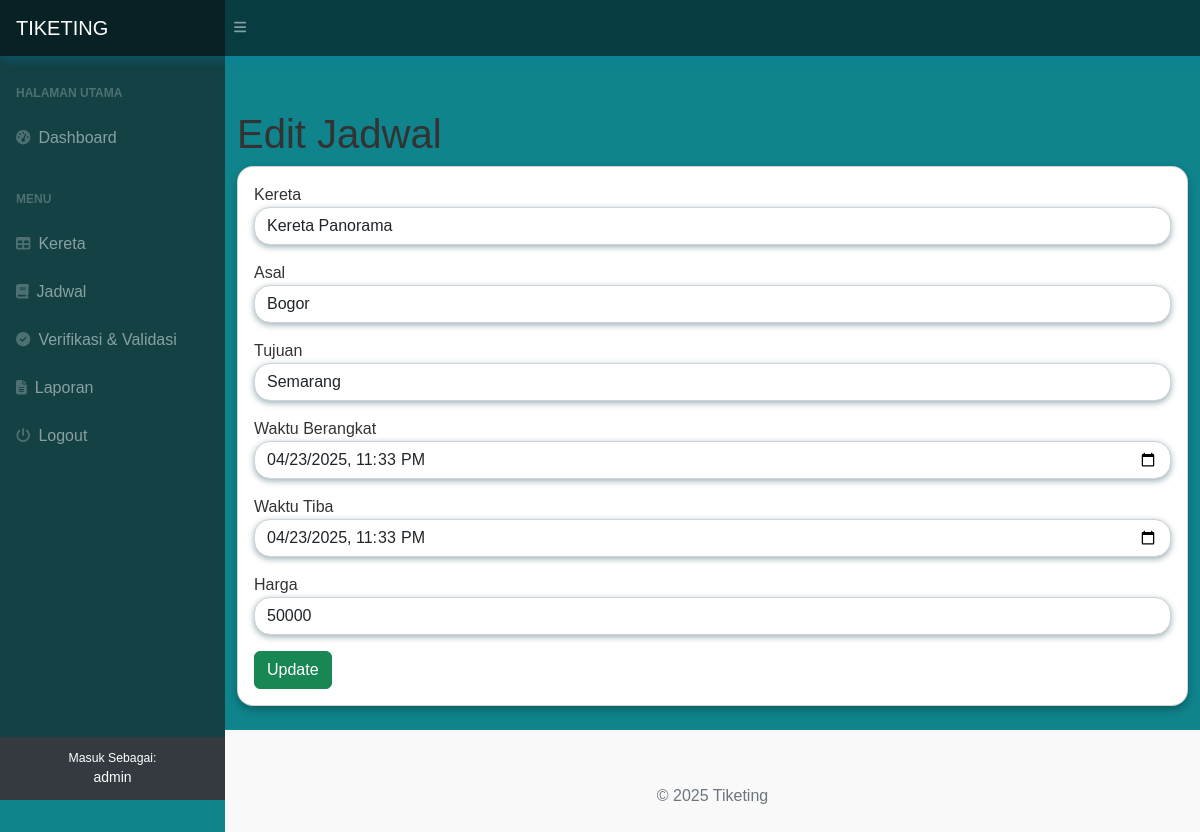
The page /index.php?page=edit_jadwal&id=5 (signed in) on the database its author committed.
### tables this page shows
CREATE TABLE `jadwal` (
  `id_jadwal` int NOT NULL,
  `id_kereta` int NOT NULL,
  `asal` varchar(50) NOT NULL,
  `tujuan` varchar(50) NOT NULL,
  `waktu_berangkat` time NOT NULL,
  `waktu_tiba` time NOT NULL,
  `harga` decimal(10,0) NOT NULL
);

### edit_jadwal.php (the view, shortened to what this page needs)
<?php
include "koneksi.php";
$id = $_GET['id'];
$query = mysqli_query($koneksi, "SELECT * FROM jadwal WHERE id_jadwal='$id'");
$data = mysqli_fetch_assoc($query);
?>
<h1 class="mt-4">Edit Jadwal</h1>
<div class="card mb-4">
    <div class="card-body">
        <form method="post">
            <div class="mb-3">
                <label>Kereta</label>
                <select name="id_kereta" class="form-control" required>
                    <?php
                    $kereta = mysqli_query($koneksi, "SELECT * FROM kereta");
                    while($k = mysqli_fetch_assoc($kereta)){
                        $selected = ($k['id_kereta'] == $data['id_kereta']) ? 'selected' : '';
                        echo "<option value='".$k['id_kereta']."' $selected>".$k['nama_kereta']."</option>";
                    }
                    ?>
                </select>
            </div>
            <div class="mb-3">
                <label>Asal</label>
                <input type="text" name="asal" class="form-control" value="<?= $data['asal'] ?>" required>
            </div>
            <div class="mb-3">
                <label>Tujuan</label>
                <input type="text" name="tujuan" class="form-control" value="<?= $data['tujuan'] ?>" required>
            </div>
            <div class="mb-3">
                <label>Waktu Berangkat</label>
                <input type="datetime-local" name="waktu_berangkat" class="form-control" value="<?= date('Y-m-d\TH:i', strtotime($data['waktu_berangkat'])) ?>" required>
            </div>
            <div class="mb-3">
                <label>Waktu Tiba</label>
                <input type="datetime-local" name="waktu_tiba" class="form-control" value="<?= date('Y-m-d\TH:i', strtotime($data['waktu_tiba'])) ?>" required>
            </div>
            <div class="mb-3">
                <label>Harga</label>
                <input type="number" name="harga" class="form-control" value="<?= $data['harga'] ?>" required>
            </div>
            <button class="btn btn-success">Update</button>
        </form>
    </div>
</div>

### index.php (style rules this page uses)
body { background:rgb(15, 132, 140); font-family: 'Arial', sans-serif; color: #333; }
.card { background: #ffffff; border-radius: 1rem; box-shadow: 0 4px 8px rgba(0, 0, 0, 0.27); transition: 0.3s ease-in-out; }
.form-control { border-radius: 1rem; box-shadow: 0px 2px 6px rgba(12, 62, 76, 0.41); }

### rows shown on the page
jadwal: asal "Bogor", tujuan "Semarang", waktu_berangkat "04/23/2025 23:33", waktu_tiba "04/23/2025 23:33", harga "50000"

### other values the page prints
$_SESSION['user']['role'] "admin"
form field id_kereta "Kereta Panorama"
